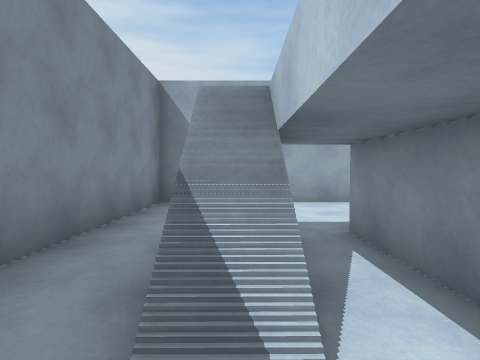
[1] (above)

19 first-person views from a walk through a Unity game level. The camera is 1.3 m above the floor, tilts 2° down and sees 80° across. The floor is counted in squares, 2 m on a side. Each view is taken from the middle of a square. On the plan, view 1 faces up. The plan holds only what a view shows up to about 9 squares ahead; the rest is blank. The place goes on beyond the plan.

[2]
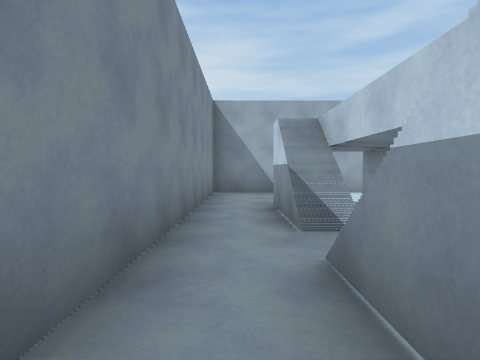

[3]
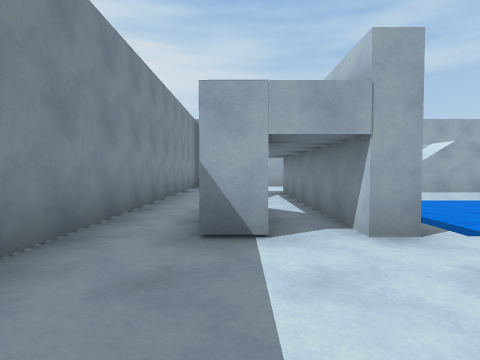

[4]
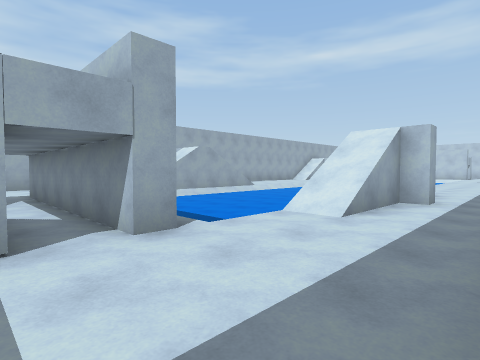

[5]
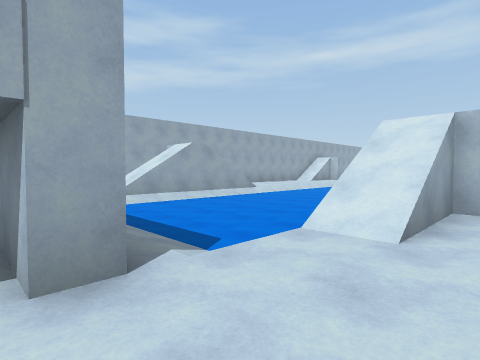

[6]
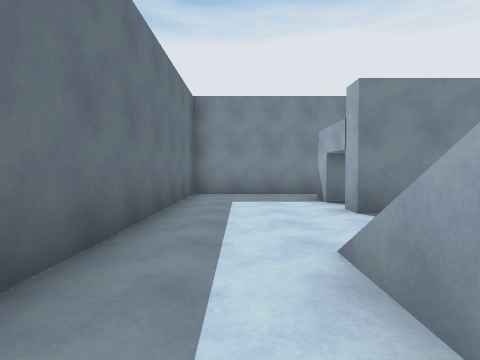

[7]
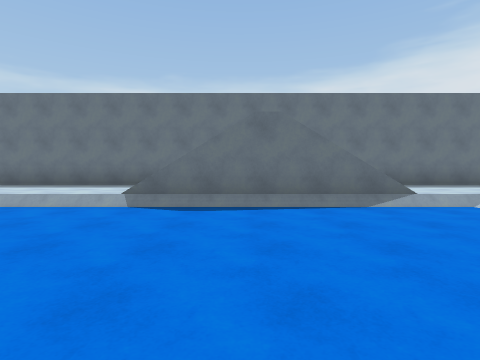

[8]
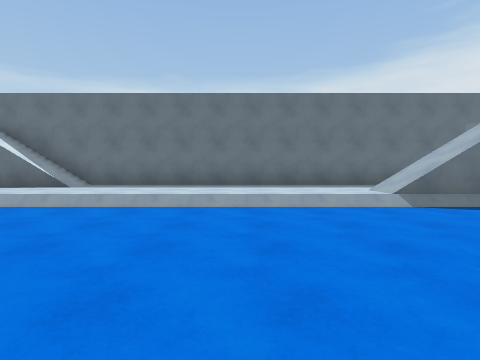

[9]
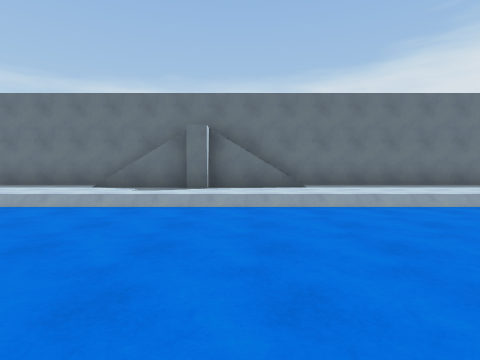

[10]
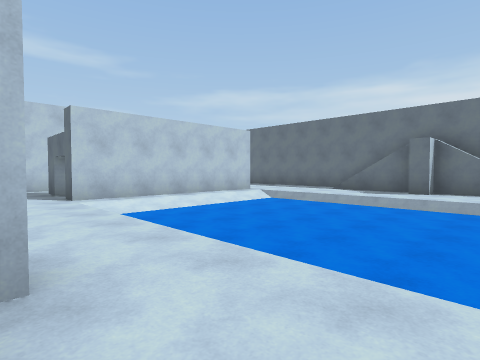

[11]
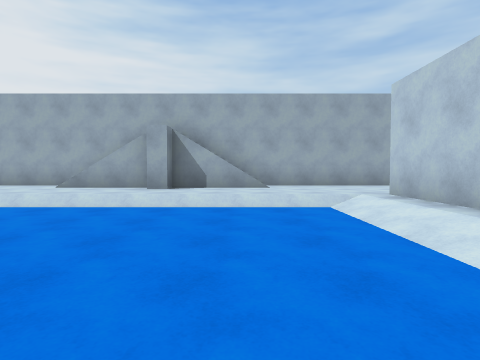

[12]
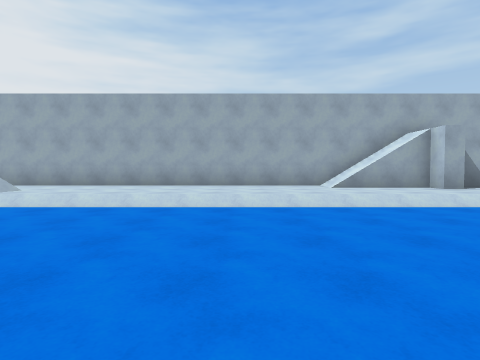

[13]
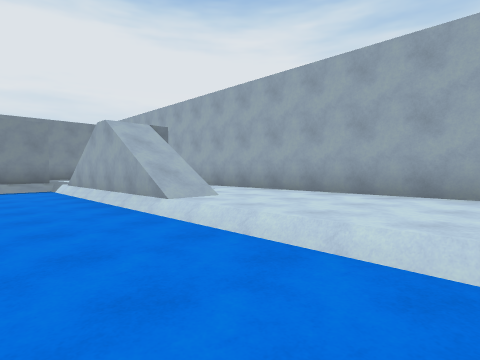

[14]
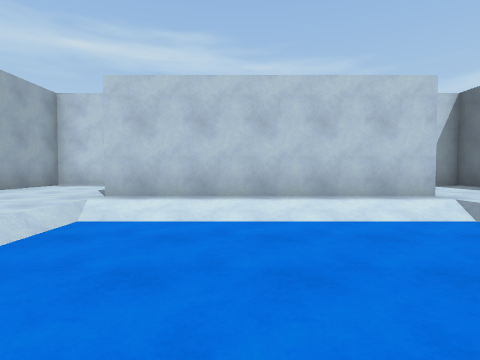

[15]
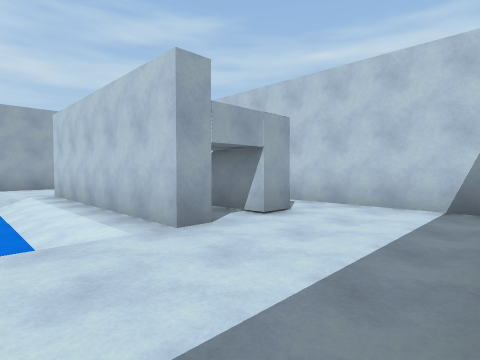

[16]
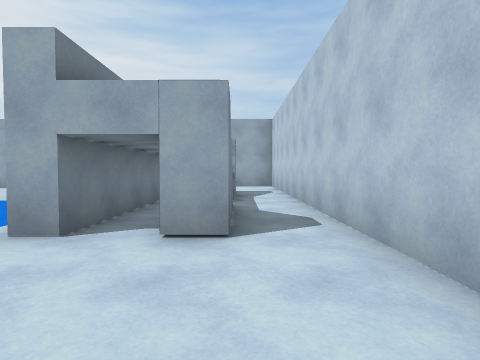

[17]
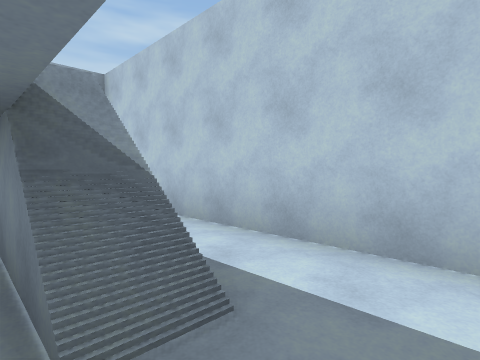

[18]
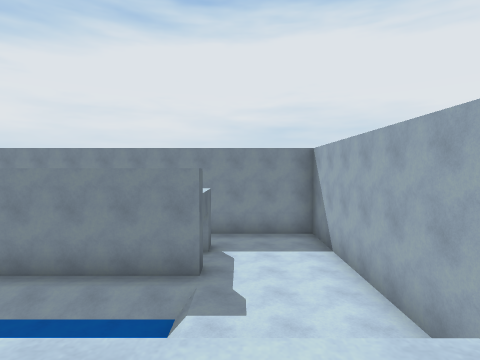

[19]
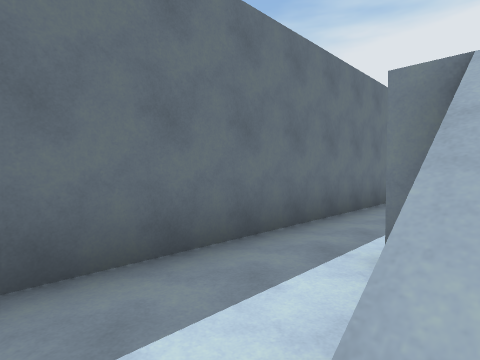

### Floor plan
Key: @ floor where view 1 was taken; # wall or solid block; x gap in a wall; . main floor; - floor 0.5 m lower than the main floor; : floor 3 m higher than the main floor; / step, stairs or slope; = window, fence, low wall or low ledge.
Columns run from 2 left of view 1 to 28 right of it. Each row starts with its distance up from view 1.
  7 ###############################
  6 #......  ..........//://......#
  5 #...... /..........///........#
  4 #.....//////.......///........#
  3 #.#.#/////////////////////#.#.#
  2 #.#.#--------------------/#.#.#
  1 #./.#--------------------/#=#.#
  0 #.@.#--------------------/#...#
 -1 #.#.#--------------------/#x .#
 -2 #.#.#/////////////////////#. .#
 -3 #.....//////..................#
 -4 #....................:........#
 -5 #..................//://......#
 -6 ###############################

Positions as (right, up) in squares from view 1, and headings:
1: (0, 0), facing up
2: (-1, -2), facing up
3: (0, -5), facing up
4: (0, -5), facing up-right
5: (1, -4), facing up-right
6: (6, -4), facing left
7: (7, 3), facing down
8: (12, 3), facing down
9: (18, 3), facing down
10: (17, 5), facing down-right
11: (21, -2), facing up
12: (14, -2), facing up
13: (13, 1), facing up-left
14: (19, 1), facing right
15: (22, -5), facing up-right
16: (26, -5), facing up
17: (25, 0), facing up-right
18: (7, 4), facing left
19: (9, -3), facing down-left
